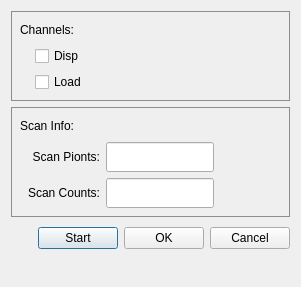
<?xml version="1.0" encoding="UTF-8"?>
<ui version="4.0">
 <class>PeakValleyDataSetupDlg</class>
 <widget class="QDialog" name="PeakValleyDataSetupDlg">
  <property name="geometry">
   <rect>
    <x>0</x>
    <y>0</y>
    <width>301</width>
    <height>287</height>
   </rect>
  </property>
  <property name="windowTitle">
   <string>PeakValleyDataSetup</string>
  </property>
  <layout class="QVBoxLayout" name="verticalLayout_4">
   <item>
    <widget class="QWidget" name="widget" native="true">
     <property name="styleSheet">
      <string notr="true">#widget{border:1px solid #8d8d8d}</string>
     </property>
     <layout class="QVBoxLayout" name="verticalLayout_2">
      <property name="leftMargin">
       <number>9</number>
      </property>
      <property name="topMargin">
       <number>9</number>
      </property>
      <property name="rightMargin">
       <number>9</number>
      </property>
      <property name="bottomMargin">
       <number>9</number>
      </property>
      <item>
       <widget class="QLabel" name="label">
        <property name="minimumSize">
         <size>
          <width>0</width>
          <height>20</height>
         </size>
        </property>
        <property name="maximumSize">
         <size>
          <width>16777215</width>
          <height>20</height>
         </size>
        </property>
        <property name="text">
         <string>Channels:</string>
        </property>
       </widget>
      </item>
      <item>
       <layout class="QVBoxLayout" name="verticalLayout">
        <property name="leftMargin">
         <number>15</number>
        </property>
        <item>
         <widget class="QCheckBox" name="checkBox">
          <property name="minimumSize">
           <size>
            <width>0</width>
            <height>20</height>
           </size>
          </property>
          <property name="text">
           <string>Disp</string>
          </property>
         </widget>
        </item>
        <item>
         <widget class="QCheckBox" name="checkBox_2">
          <property name="minimumSize">
           <size>
            <width>0</width>
            <height>20</height>
           </size>
          </property>
          <property name="text">
           <string>Load</string>
          </property>
         </widget>
        </item>
       </layout>
      </item>
     </layout>
    </widget>
   </item>
   <item>
    <spacer name="verticalSpacer">
     <property name="orientation">
      <enum>Qt::Vertical</enum>
     </property>
     <property name="sizeHint" stdset="0">
      <size>
       <width>20</width>
       <height>3</height>
      </size>
     </property>
    </spacer>
   </item>
   <item>
    <widget class="QWidget" name="widget_2" native="true">
     <property name="styleSheet">
      <string notr="true">#widget_2{border:1px solid #8d8d8d}</string>
     </property>
     <layout class="QVBoxLayout" name="verticalLayout_3">
      <item>
       <widget class="QLabel" name="label_2">
        <property name="minimumSize">
         <size>
          <width>0</width>
          <height>20</height>
         </size>
        </property>
        <property name="maximumSize">
         <size>
          <width>16777215</width>
          <height>20</height>
         </size>
        </property>
        <property name="text">
         <string>Scan Info:</string>
        </property>
       </widget>
      </item>
      <item>
       <layout class="QHBoxLayout" name="horizontalLayout_2">
        <item>
         <widget class="QLabel" name="label_4">
          <property name="minimumSize">
           <size>
            <width>80</width>
            <height>20</height>
           </size>
          </property>
          <property name="maximumSize">
           <size>
            <width>80</width>
            <height>20</height>
           </size>
          </property>
          <property name="text">
           <string>Scan Pionts:</string>
          </property>
          <property name="alignment">
           <set>Qt::AlignRight|Qt::AlignTrailing|Qt::AlignVCenter</set>
          </property>
         </widget>
        </item>
        <item>
         <widget class="QLineEdit" name="lineEdit_2">
          <property name="minimumSize">
           <size>
            <width>0</width>
            <height>30</height>
           </size>
          </property>
         </widget>
        </item>
        <item>
         <spacer name="horizontalSpacer_2">
          <property name="orientation">
           <enum>Qt::Horizontal</enum>
          </property>
          <property name="sizeHint" stdset="0">
           <size>
            <width>40</width>
            <height>20</height>
           </size>
          </property>
         </spacer>
        </item>
       </layout>
      </item>
      <item>
       <layout class="QHBoxLayout" name="horizontalLayout_3">
        <item>
         <widget class="QLabel" name="label_5">
          <property name="minimumSize">
           <size>
            <width>80</width>
            <height>20</height>
           </size>
          </property>
          <property name="maximumSize">
           <size>
            <width>80</width>
            <height>20</height>
           </size>
          </property>
          <property name="text">
           <string>Scan Counts:</string>
          </property>
          <property name="alignment">
           <set>Qt::AlignRight|Qt::AlignTrailing|Qt::AlignVCenter</set>
          </property>
         </widget>
        </item>
        <item>
         <widget class="QLineEdit" name="lineEdit_3">
          <property name="minimumSize">
           <size>
            <width>0</width>
            <height>30</height>
           </size>
          </property>
         </widget>
        </item>
        <item>
         <spacer name="horizontalSpacer_3">
          <property name="orientation">
           <enum>Qt::Horizontal</enum>
          </property>
          <property name="sizeHint" stdset="0">
           <size>
            <width>40</width>
            <height>20</height>
           </size>
          </property>
         </spacer>
        </item>
       </layout>
      </item>
     </layout>
    </widget>
   </item>
   <item>
    <spacer name="verticalSpacer_2">
     <property name="orientation">
      <enum>Qt::Vertical</enum>
     </property>
     <property name="sizeHint" stdset="0">
      <size>
       <width>20</width>
       <height>4</height>
      </size>
     </property>
    </spacer>
   </item>
   <item>
    <layout class="QHBoxLayout">
     <property name="spacing">
      <number>6</number>
     </property>
     <property name="leftMargin">
      <number>0</number>
     </property>
     <property name="topMargin">
      <number>0</number>
     </property>
     <property name="rightMargin">
      <number>0</number>
     </property>
     <property name="bottomMargin">
      <number>0</number>
     </property>
     <item>
      <spacer>
       <property name="orientation">
        <enum>Qt::Horizontal</enum>
       </property>
       <property name="sizeHint" stdset="0">
        <size>
         <width>131</width>
         <height>31</height>
        </size>
       </property>
      </spacer>
     </item>
     <item>
      <widget class="QPushButton" name="pushButton">
       <property name="text">
        <string>Start</string>
       </property>
      </widget>
     </item>
     <item>
      <widget class="QPushButton" name="okButton">
       <property name="text">
        <string>OK</string>
       </property>
      </widget>
     </item>
     <item>
      <widget class="QPushButton" name="cancelButton">
       <property name="text">
        <string>Cancel</string>
       </property>
      </widget>
     </item>
    </layout>
   </item>
   <item>
    <spacer name="verticalSpacer_3">
     <property name="orientation">
      <enum>Qt::Vertical</enum>
     </property>
     <property name="sizeHint" stdset="0">
      <size>
       <width>20</width>
       <height>40</height>
      </size>
     </property>
    </spacer>
   </item>
  </layout>
 </widget>
 <resources/>
 <connections>
  <connection>
   <sender>okButton</sender>
   <signal>clicked()</signal>
   <receiver>PeakValleyDataSetupDlg</receiver>
   <slot>accept()</slot>
   <hints>
    <hint type="sourcelabel">
     <x>278</x>
     <y>253</y>
    </hint>
    <hint type="destinationlabel">
     <x>96</x>
     <y>254</y>
    </hint>
   </hints>
  </connection>
  <connection>
   <sender>cancelButton</sender>
   <signal>clicked()</signal>
   <receiver>PeakValleyDataSetupDlg</receiver>
   <slot>reject()</slot>
   <hints>
    <hint type="sourcelabel">
     <x>369</x>
     <y>253</y>
    </hint>
    <hint type="destinationlabel">
     <x>179</x>
     <y>282</y>
    </hint>
   </hints>
  </connection>
 </connections>
</ui>
